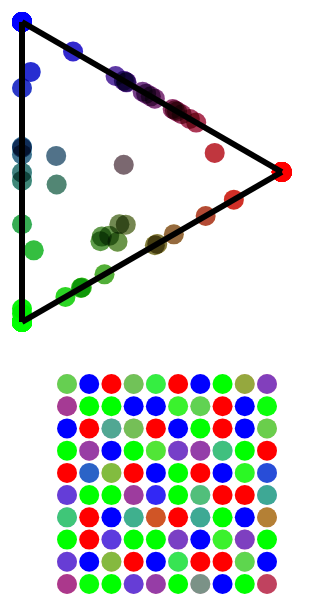
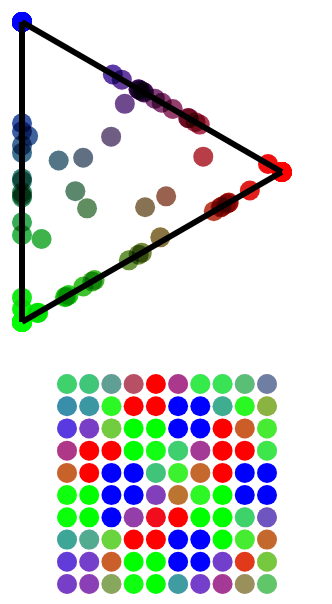
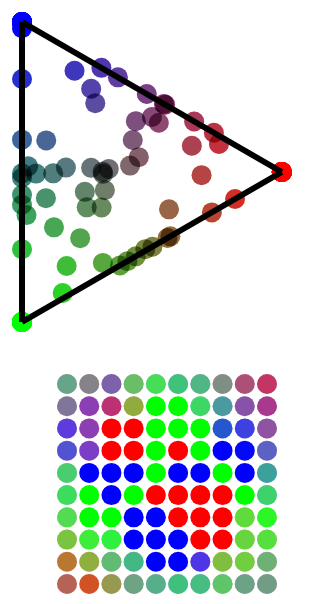
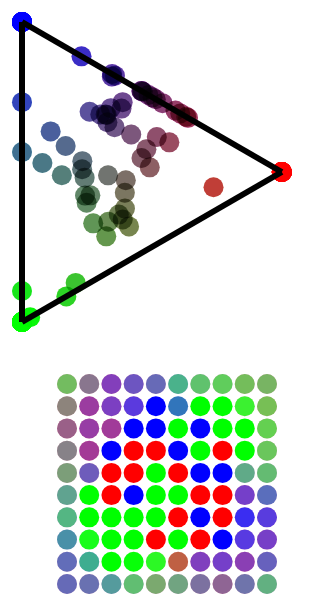

The code cell stored with these charts, in order, in its notebook:
### Code cell
desc = 'regular'

if desc in desc_to_run:
    for n_neigh in n_neighs:
        G, T, L, obj = P.po.solve_opt(n=n, m=m, d=d, n_neigh=n_neigh, asrange=True)
        pl = P.pl.plot_sol(G, T, L, obj=obj, tit=None, paper=True, remove_labels=True)
        if save:
            fname = os.path.join(outdir, 's2_%s_%d.png' % (desc, n_neigh))
            pl.save(fname, scale_factor=5)
        pl.display()
